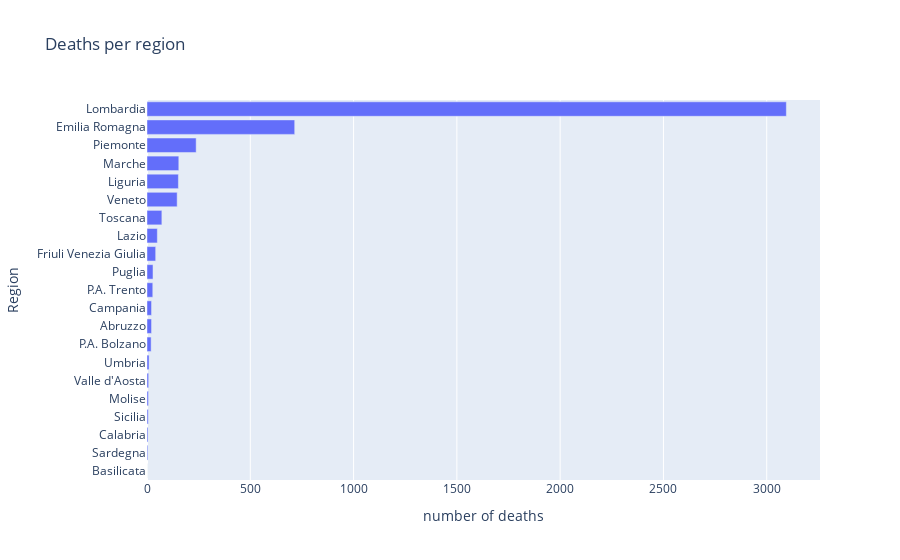

The notebook cell this image was saved under:
### Code cell
fig = px.bar(df_lastday.sort_values(by='deceduti')[::1],
       y='denominazione_regione',
       x='deceduti',barmode='group',
       orientation='h',
       title='Deaths per region',
       labels={'deceduti':'number of deaths','denominazione_regione':'Region'},
       hover_name='denominazione_regione',
      )

plotly.offline.plot(fig, image_width='100%',
    image_height='100%',
    include_plotlyjs=False,
    output_type='div',
    auto_open=False)

fig.show()

### Figure 1 — Plotly figure (JSON) as saved in the notebook; plotly's stock layout.template omitted (floating-point values rounded to 4 significant figures)
{"data": [{"alignmentgroup": "True", "hoverlabel": {"namelength": 0}, "hovertemplate": "<b>%{hovertext}</b><br><br>number of deaths=%{x}<br>Region=%{y}", "hovertext": ["Basilicata", "Sardegna", "Calabria", "Sicilia", "Molise", "Valle d'Aosta", "Umbria", "P.A. Bolzano", "Abruzzo", "Campania", "P.A. Trento", "Puglia", "Friuli Venezia Giulia", "Lazio", "Toscana", "Veneto", "Liguria", "Marche", "Piemonte", "Emilia Romagna", "Lombardia"], "legendgroup": "", "marker": {"color": "#636efa"}, "name": "", "offsetgroup": "", "orientation": "h", "showlegend": false, "textposition": "auto", "type": "bar", "x": [0, 4, 5, 6, 7, 8, 10, 20, 22, 22, 28, 29, 42, 50, 72, 146, 152, 154, 238, 715, 3095], "xaxis": "x", "y": ["Basilicata", "Sardegna", "Calabria", "Sicilia", "Molise", "Valle d'Aosta", "Umbria", "P.A. Bolzano", "Abruzzo", "Campania", "P.A. Trento", "Puglia", "Friuli Venezia Giulia", "Lazio", "Toscana", "Veneto", "Liguria", "Marche", "Piemonte", "Emilia Romagna", "Lombardia"], "yaxis": "y"}], "layout": {"barmode": "group", "legend": {"tracegroupgap": 0}, "title": {"text": "Deaths per region"}, "xaxis": {"anchor": "y", "domain": [0, 1], "title": {"text": "number of deaths"}}, "yaxis": {"anchor": "x", "domain": [0, 1], "title": {"text": "Region"}}}}
